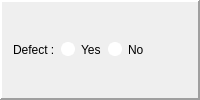
                           <widget class="QFrame" name="frame_12">
                            <property name="minimumSize">
                             <size>
                              <width>0</width>
                              <height>60</height>
                             </size>
                            </property>
                            <property name="frameShape">
                             <enum>QFrame::Panel</enum>
                            </property>
                            <property name="frameShadow">
                             <enum>QFrame::Raised</enum>
                            </property>
                            <property name="lineWidth">
                             <number>2</number>
                            </property>
                            <layout class="QHBoxLayout" name="horizontalLayout_20">
                             <item>
                              <widget class="QLabel" name="label_27">
                               <property name="text">
                                <string>Defect :</string>
                               </property>
                              </widget>
                             </item>
                             <item alignment="Qt::AlignVCenter">
                              <widget class="QRadioButton" name="yes_defect">
                               <property name="maximumSize">
                                <size>
                                 <width>70</width>
                                 <height>16777215</height>
                                </size>
                               </property>
                               <property name="cursor">
                                <cursorShape>PointingHandCursor</cursorShape>
                               </property>
                               <property name="styleSheet">
                                <string notr="true">QRadioButton {
    background-color:       Transparent;
    color:                  Black;
	border: none;

}

QRadioButton::indicator {
    width:                  10px;
    height:                 10px;
    border-radius:          7px;
}

QRadioButton::indicator:checked {
    background-color:       green;
    border:                 2px solid green;
}

QRadioButton::indicator:unchecked {
    background-color:      White;
    border:                 2px solid white;
}</string>
                               </property>
                               <property name="text">
                                <string>Yes</string>
                               </property>
                              </widget>
                             </item>
                             <item>
                              <widget class="QRadioButton" name="no_defect">
                               <property name="maximumSize">
                                <size>
                                 <width>70</width>
                                 <height>16777215</height>
                                </size>
                               </property>
                               <property name="cursor">
                                <cursorShape>PointingHandCursor</cursorShape>
                               </property>
                               <property name="styleSheet">
                                <string notr="true">QRadioButton {
    background-color:       Transparent;
    color:                  Black;
}

QRadioButton::indicator {
    width:                  10px;
    height:                 10px;
    border-radius:          7px;
}

QRadioButton::indicator:checked {
    background-color:       red;
    border:                 2px solid red;
}

QRadioButton::indicator:unchecked {
    background-color:      White;
    border:                 2px solid white;
}</string>
                               </property>
                               <property name="text">
                                <string>No</string>
                               </property>
                              </widget>
                             </item>
                             <item>
                              <spacer name="horizontalSpacer_5">
                               <property name="orientation">
                                <enum>Qt::Horizontal</enum>
                               </property>
                               <property name="sizeHint" stdset="0">
                                <size>
                                 <width>40</width>
                                 <height>20</height>
                                </size>
                               </property>
                              </spacer>
                             </item>
                            </layout>
                           </widget>
